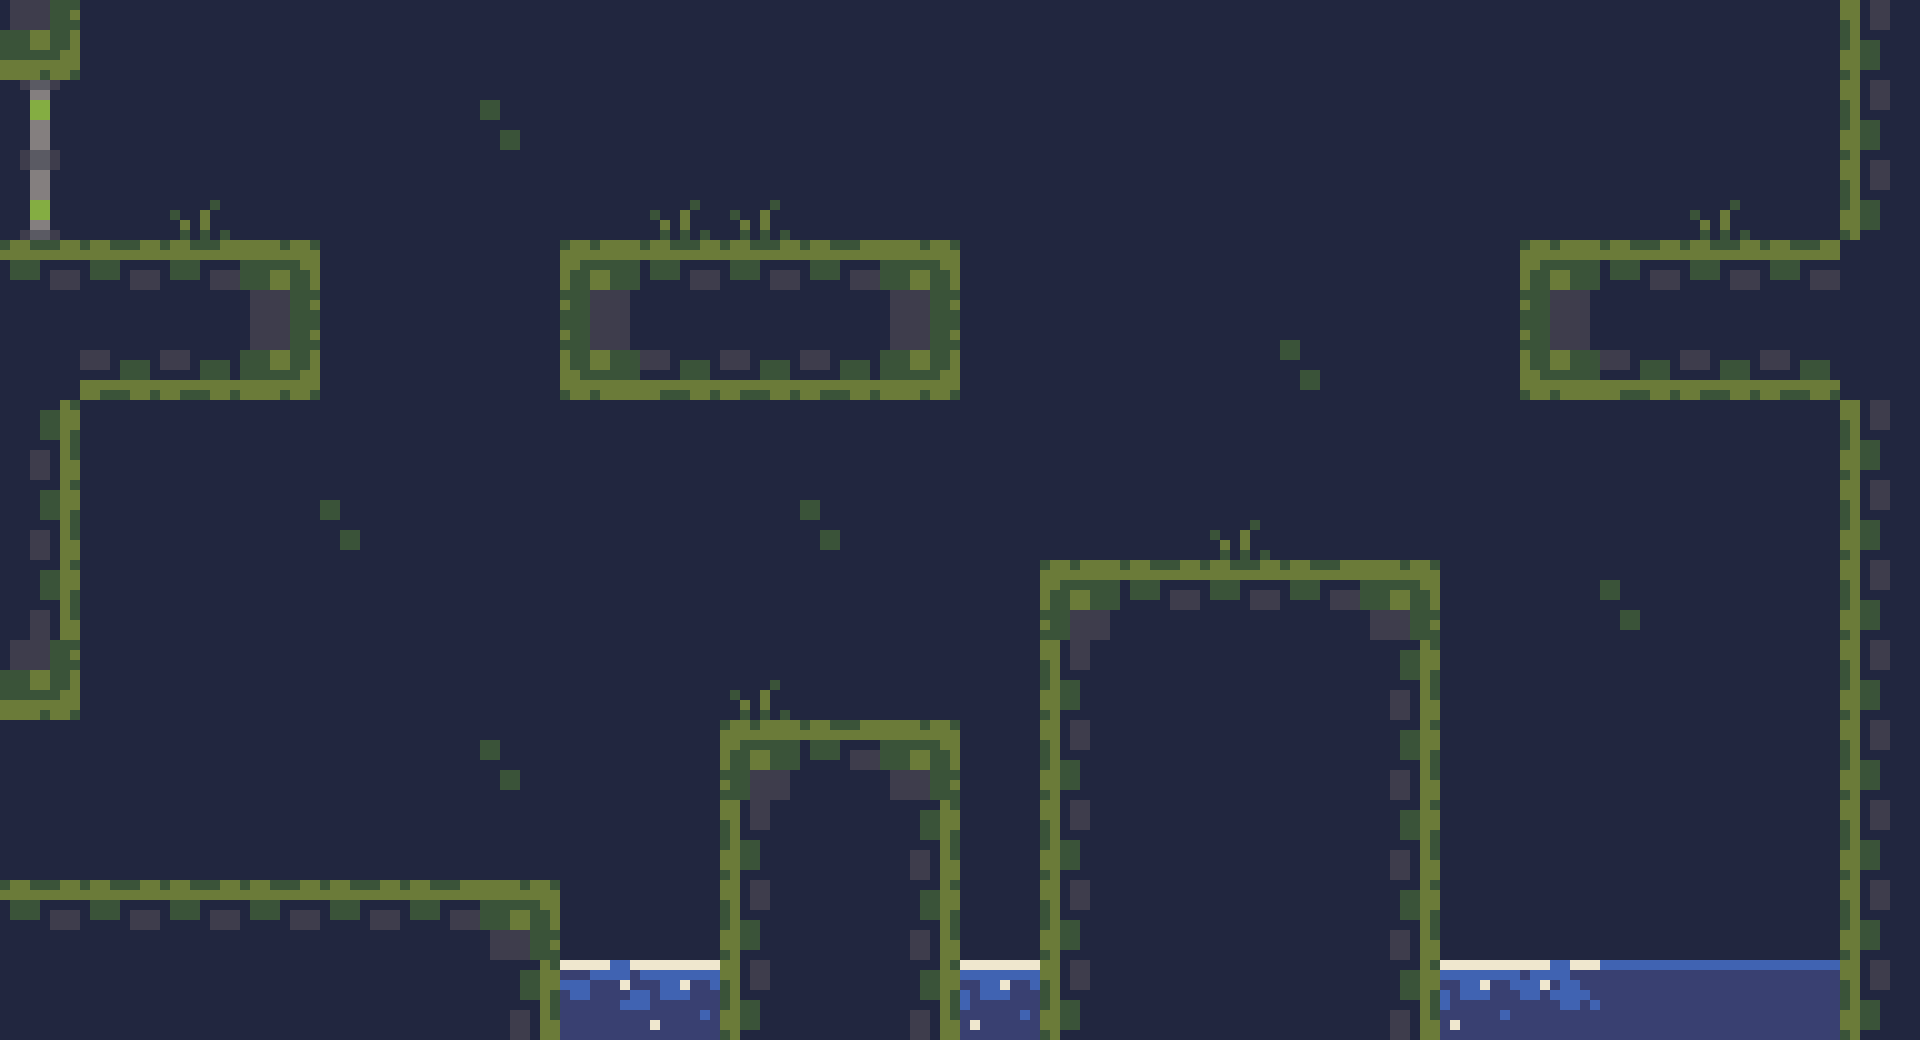

The image is a tile-based game level rendered from a .tmx file. Its description and complete source (layers, tilesets, objects, tile grids) follow:
An orthogonal 24x13 tile map with 80x80 px tiles, 1 tile layer (Слой тайлов 1).

<map version="1.10" tiledversion="1.10.2" orientation="orthogonal" renderorder="right-down" width="24" height="13" tilewidth="80" tileheight="80" infinite="0" nextlayerid="2" nextobjectid="1">
 <tileset firstgid="1" source="tiles.tsx" />
 <layer id="1" name="Слой тайлов 1" width="24" height="13">
  <data encoding="csv">
3221225481,1,1,1,1,1,1,1,1,1,1,1,1,1,1,1,1,1,1,1,1,1,1,1610612746,
22,1,1,1,1,1,18,1,1,1,1,1,1,1,1,1,1,1,1,1,1,1,1,1610612746,
1073741846,1,27,1,1,1,1,1,27,27,1,1,1,1,1,1,1,1,1,1,1,27,1,1610612746,
10,10,10,2147483657,1,1,1,9,10,10,10,2147483657,1,1,1,1,1,1,1,9,10,10,10,1,
1,3221225482,3221225482,3221225481,1,1,1,1073741833,3221225482,3221225482,3221225482,3221225481,1,1,1,1,18,1,1,1073741833,3221225482,3221225482,3221225482,1,
2684354570,1,1,1,1,1,1,1,1,1,1,1,1,1,1,1,1,1,1,1,1,1,1,1610612746,
2684354570,1,1,1,18,1,1,1,1,1,18,1,1,1,1,27,1,1,1,1,1,1,1,1610612746,
2684354570,1,1,1,1,1,1,1,1,1,1,1,1,9,10,10,10,2147483657,1,1,18,1,1,1610612746,
3221225481,1,1,1,1,1,1,1,1,27,1,1,1,1610612746,1,1,1,2684354570,1,1,1,1,1,1610612746,
1,1,1,1,1,1,18,1,1,9,10,2147483657,1,1610612746,1,1,1,2684354570,1,1,1,1,1,1610612746,
1,1,1,1,1,1,1,1,1,1610612746,1,2684354570,1,1610612746,1,1,1,2684354570,1,1,1,1,1,1610612746,
10,10,10,10,10,10,2147483657,1,1,1610612746,1,2684354570,1,1610612746,1,1,1,2684354570,1,1,1,1,1,1610612746,
1,1,1,1,1,1,2684354570,81,82,1610612746,1,2684354570,82,1610612746,1,1,1,2684354570,82,83,84,84,84,1610612746
</data>
 </layer>
</map>